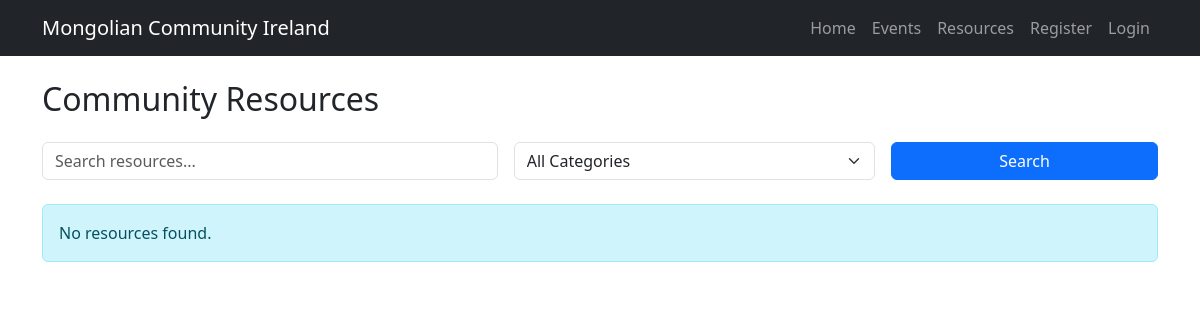
The app's page /resources/, older data.
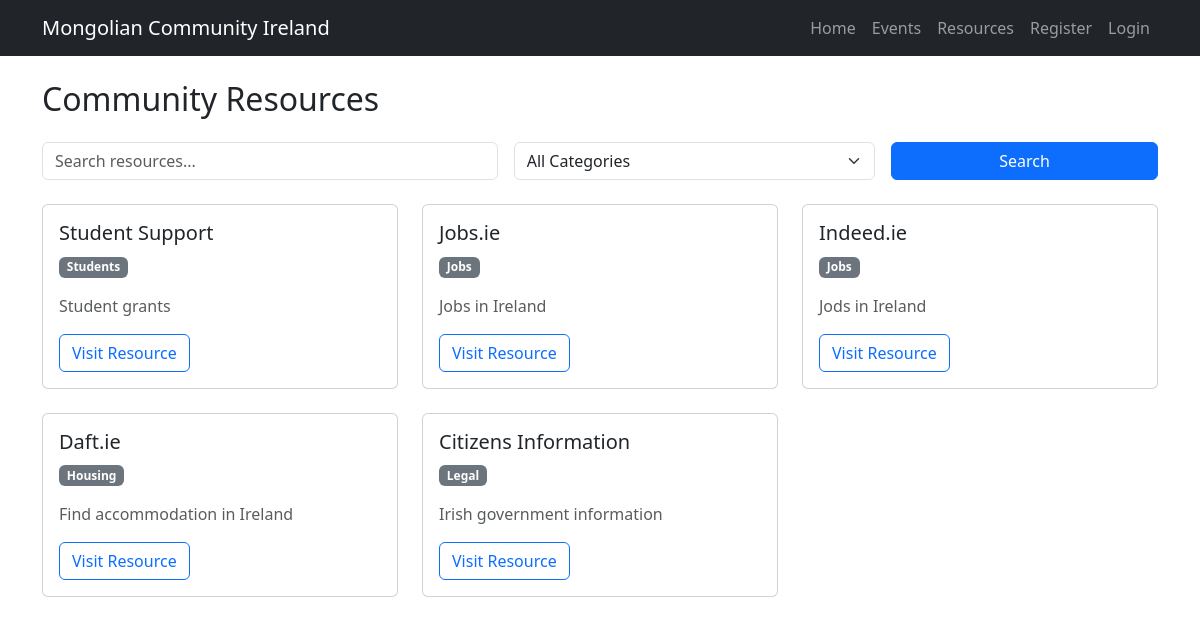
The same page, newer data.
### portal/models.py (models this page shows, shortened)
class Resource(models.Model):
    CATEGORY_CHOICES = [
        ("legal", "Legal"),
        ("housing", "Housing"),
        ("jobs", "Jobs"),
        ("students", "Students"),
        ("health", "Health"),
        ("other", "Other"),
    ]
    title = models.CharField(max_length=120, validators=[MinLengthValidator(5)])
    category = models.CharField(max_length=20, choices=CATEGORY_CHOICES)
    url = models.URLField()
    description = models.TextField(blank=True, max_length=2000)
    image = models.ImageField(upload_to="resources/", blank=True, null=True)
    created_at = models.DateTimeField(auto_now_add=True)

### portal/views.py (the view)
# urls.py: path("resources/", views.resources_list, name="resources_list"),
def resources_list(request):
    resources = Resource.objects.all().order_by("-created_at")
    query = request.GET.get("q", "")
    category = request.GET.get("category", "")
    if query:
        resources = resources.filter(
            Q(title__icontains=query) | Q(description__icontains=query)
        )
    if category:
        resources = resources.filter(category=category)
    categories = Resource.CATEGORY_CHOICES
    context = {
        "resources": resources,
        "query": query,
        "selected_category": category,
        "categories": categories,
    }
    return render(request, "portal/resources_list.html", context)

### portal/templates/portal/resources_list.html (shortened to what this page needs)
{% extends "portal/base.html" %}
{% block content %}
<h2 class="mb-4">Community Resources</h2>
<form method="get" class="row g-3 mb-4">
    <div class="col-md-5">
        <input
            type="text"
            name="q"
            class="form-control"
            placeholder="Search resources..."
            value="{{ query }}"
        >
    </div>
    <div class="col-md-4">
        <select name="category" class="form-select">
            <option value="">All Categories</option>
        </select>
    </div>
    <div class="col-md-3">
        <button type="submit" class="btn btn-primary w-100">Search</button>
    </div>
</form>
{% if resources %}
    <div class="row g-4">
        {% for resource in resources %}
            <div class="col-md-6 col-lg-4">
                <div class="card h-100">
                    <div class="card-body">
                        <h5 class="card-title">{{ resource.title }}</h5>
                        <p>
                            <span class="badge bg-secondary">{{ resource.get_category_display }}</span>
                        </p>
                        {% if resource.description %}
                            <p class="card-text text-muted">
                                {{ resource.description|truncatechars:140 }}
                            </p>
                        {% endif %}
                        <a href="{{ resource.url }}" target="_blank" class="btn btn-outline-primary">
                            Visit Resource
                        </a>
                    </div>
                </div>
            </div>
        {% endfor %}
    </div>
{% else %}
    <div class="alert alert-info">
        No resources found.
    </div>
{% endif %}
{% endblock %}

Row changes from the older to the newer data that the page shows:
added Resource: title "Student Support", category "Students", description "Student grants"
added Resource: title "Jobs.ie", category "Jobs", description "Jobs in Ireland"
added Resource: title "Indeed.ie", category "Jobs", description "Jods in Ireland"
added Resource: title "Daft.ie", category "Housing", description "Find accommodation in Ireland"
added Resource: title "Citizens Information", category "Legal", description "Irish government information"
Text that changed along with them:
text no longer shown: "No resources found."
